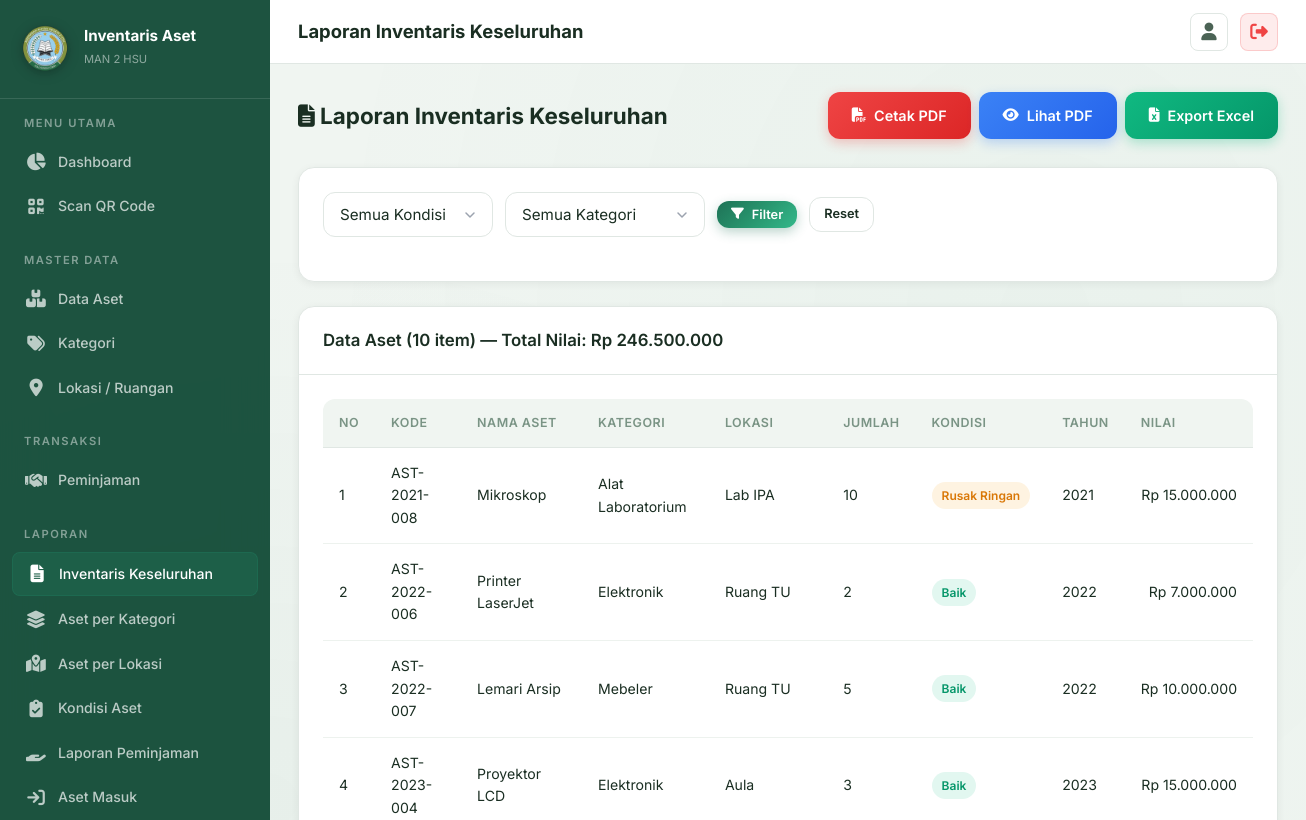
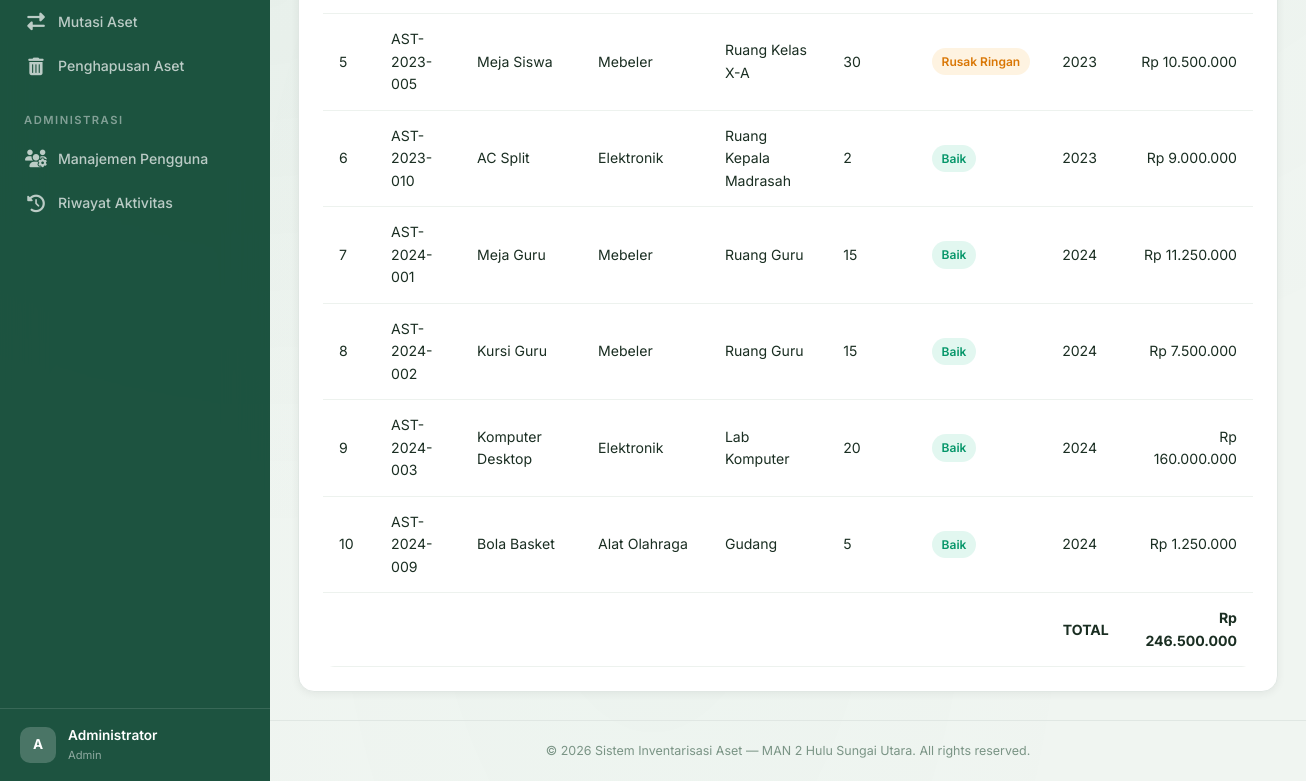
The app's page /pages/laporan/aset_keseluruhan.php (signed in), older data (2 pictures, top to bottom).
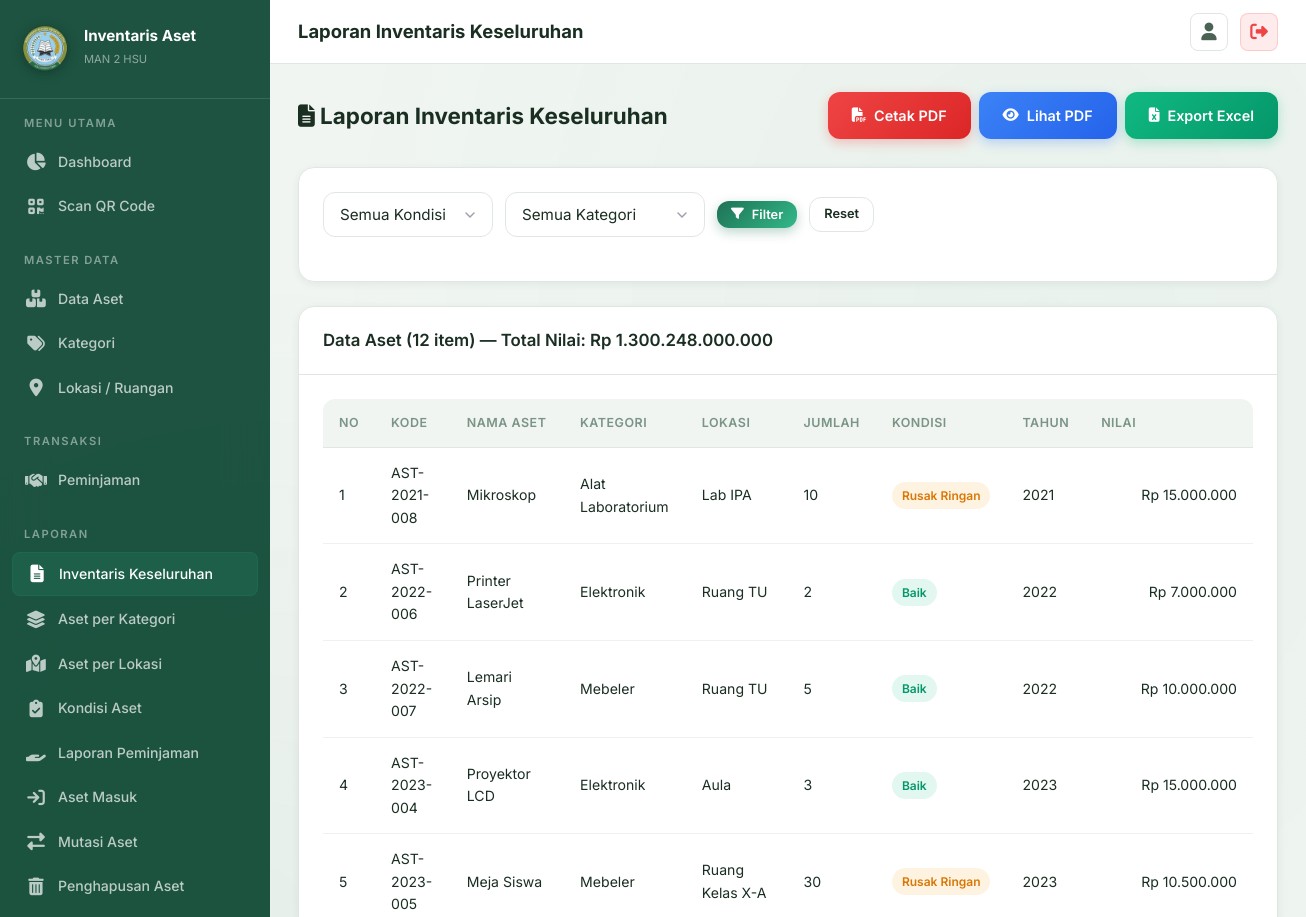
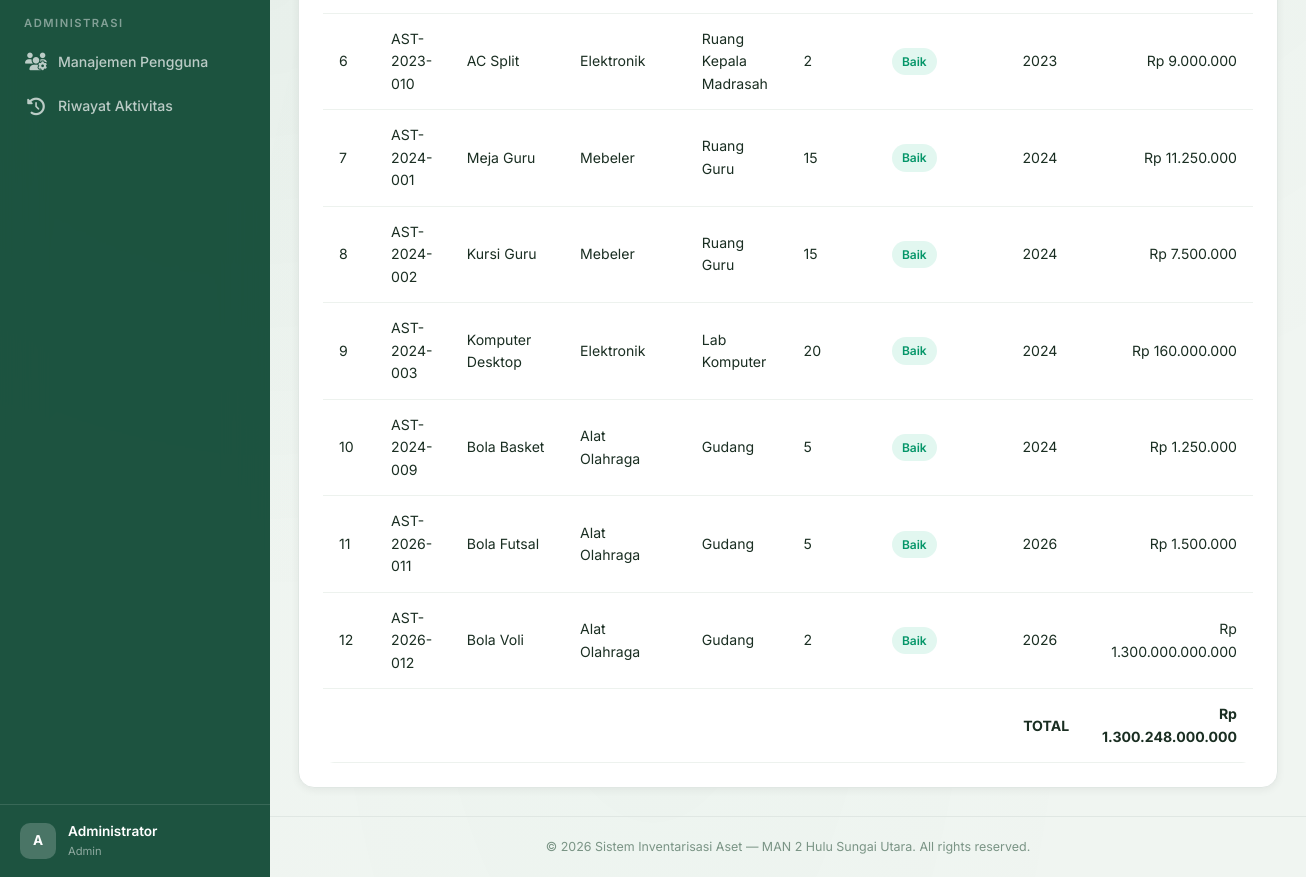
The same page, newer data (2 pictures, top to bottom).
### tables this page shows
CREATE TABLE `aset` (
  `id` int NOT NULL,
  `kode_aset` varchar(50) NOT NULL,
  `nama_aset` varchar(150) NOT NULL,
  `id_kategori` int DEFAULT NULL,
  `id_lokasi` int DEFAULT NULL,
  `jumlah` int NOT NULL DEFAULT '1',
  `kondisi` enum('Baik','Rusak Ringan','Rusak Berat') NOT NULL DEFAULT 'Baik',
  `tahun_perolehan` year DEFAULT NULL,
  `nilai_perolehan` decimal(15,2) DEFAULT '0.00',
  `sumber_dana` varchar(100) DEFAULT NULL,
  `gambar` varchar(255) DEFAULT NULL,
  `keterangan` text,
  `qr_code_path` varchar(255) DEFAULT NULL,
  `created_at` timestamp NULL DEFAULT CURRENT_TIMESTAMP,
  `updated_at` timestamp NULL DEFAULT CURRENT_TIMESTAMP ON UPDATE CURRENT_TIMESTAMP,
  `deleted_at` timestamp NULL DEFAULT NULL
);

CREATE TABLE `kategori` (
  `id` int NOT NULL,
  `nama_kategori` varchar(100) NOT NULL,
  `keterangan` text,
  `created_at` timestamp NULL DEFAULT CURRENT_TIMESTAMP
);

CREATE TABLE `lokasi` (
  `id` int NOT NULL,
  `nama_lokasi` varchar(100) NOT NULL,
  `keterangan` text,
  `created_at` timestamp NULL DEFAULT CURRENT_TIMESTAMP
);

### config/database.php (called while the page is built, shortened)
<?php
function formatRupiah($angka) {
    return 'Rp ' . number_format($angka, 0, ',', '.');
}
?>

### pages/laporan/aset_keseluruhan.php (the view, shortened to what this page needs)
<?php
$pageTitle = 'Laporan Inventaris Keseluruhan';
$pdo = getConnection();
$filterKondisi = $_GET['kondisi'] ?? '';
$filterKategori = $_GET['kategori'] ?? '';
$where = "WHERE a.deleted_at IS NULL";
$params = [];
$stmt = $pdo->prepare("SELECT a.*, k.nama_kategori, l.nama_lokasi FROM aset a
    LEFT JOIN kategori k ON a.id_kategori = k.id LEFT JOIN lokasi l ON a.id_lokasi = l.id
    $where ORDER BY a.kode_aset");
$stmt->execute($params);
$data = $stmt->fetchAll();
$totalNilai = 0;
foreach ($data as $d) { $totalNilai += $d['nilai_perolehan'] * $d['jumlah']; }
require_once __DIR__ . '/../../includes/header.php';
require_once __DIR__ . '/../../includes/sidebar.php';
?>
<div class="page-header">
    <div><h2><i class="fas fa-file-lines"></i> Laporan Inventaris Keseluruhan</h2></div>
    <div class="btn-group no-print">
        <a href="export_pdf.php?type=keseluruhan&kondisi=<?= urlencode($filterKondisi) ?>&kategori=<?= urlencode($filterKategori) ?>" class="btn btn-danger"><i class="fas fa-file-pdf"></i> Cetak PDF</a>
        <a href="export_pdf.php?type=keseluruhan&kondisi=<?= urlencode($filterKondisi) ?>&kategori=<?= urlencode($filterKategori) ?>&view=1" target="_blank" class="btn btn-info"><i class="fas fa-eye"></i> Lihat PDF</a>
        <a href="export_excel.php?type=keseluruhan&kondisi=<?= urlencode($filterKondisi) ?>&kategori=<?= urlencode($filterKategori) ?>" class="btn btn-success"><i class="fas fa-file-excel"></i> Export Excel</a>
    </div>
</div>
<div class="card mb-4 no-print"><div class="card-body">
    <form method="GET" class="search-bar">
        <select class="form-control" name="kondisi" style="max-width:170px;">
            <option value="">Semua Kondisi</option>
        </select>
        <select class="form-control" name="kategori" style="max-width:200px;">
            <option value="">Semua Kategori</option>
        </select>
        <button type="submit" class="btn btn-primary btn-sm"><i class="fas fa-filter"></i> Filter</button>
        <a href="aset_keseluruhan.php" class="btn btn-secondary btn-sm">Reset</a>
    </form>
</div></div>
<div class="card animate-fadeInUp"><div class="card-header"><h3>Data Aset (<?= count($data) ?> item) — Total Nilai: <?= formatRupiah($totalNilai) ?></h3></div>
<div class="card-body"><div class="table-wrapper">
    <table><thead><tr><th>No</th><th>Kode</th><th>Nama Aset</th><th>Kategori</th><th>Lokasi</th><th>Jumlah</th><th>Kondisi</th><th>Tahun</th><th>Nilai</th></tr></thead>
    <tbody>
        <?php foreach ($data as $i => $a): ?>
        <tr>
            <td><?= $i+1 ?></td>
            <td><?= htmlspecialchars($a['kode_aset']) ?></td>
            <td><?= htmlspecialchars($a['nama_aset']) ?></td>
            <td><?= htmlspecialchars($a['nama_kategori'] ?? '-') ?></td>
            <td><?= htmlspecialchars($a['nama_lokasi'] ?? '-') ?></td>
            <td><?= $a['jumlah'] ?></td>
            <td><span class="badge badge-<?= $a['kondisi'] === 'Baik' ? 'success' : ($a['kondisi'] === 'Rusak Ringan' ? 'warning' : 'danger') ?>"><?= $a['kondisi'] ?></span></td>
            <td><?= $a['tahun_perolehan'] ?? '-' ?></td>
            <td style="text-align:right;"><?= formatRupiah($a['nilai_perolehan'] * $a['jumlah']) ?></td>
        </tr>
        <?php endforeach; ?>
        <tr style="font-weight:700;"><td colspan="8" class="text-right">TOTAL</td><td style="text-align:right;"><?= formatRupiah($totalNilai) ?></td></tr>
    </tbody></table>
</div></div></div>
<?php require_once __DIR__ . '/../../includes/footer.php'; ?>

### includes/header.php (shortened to what this page needs)
<?php
require_once __DIR__ . '/../config/database.php';
$currentPage = basename($_SERVER['PHP_SELF'], '.php');
$currentDir = basename(dirname($_SERVER['PHP_SELF']));
?>
<!DOCTYPE html>
<html lang="id">
<head>
    <link rel="stylesheet" href="/inventaris-aset-man2hsu/assets/css/style.css">
    <link rel="stylesheet" href="https://cdnjs.cloudflare.com/ajax/libs/font-awesome/6.5.1/css/all.min.css">
</head>
<body>
    <div class="app-layout">

### includes/sidebar.php (shortened to what this page needs)
<aside class="sidebar">
    <div class="sidebar-header">
        <div class="sidebar-logo">
            <img src="/inventaris-aset-man2hsu/assets/uploads/logo.png" alt="Logo MAN 2 HSU" class="logo-img">
        </div>
        <div class="sidebar-brand">
            <h2>Inventaris Aset</h2>
            <small>MAN 2 HSU</small>
        </div>
    </div>
    <nav class="sidebar-nav">
        <div class="nav-section">
            <div class="nav-section-title">Menu Utama</div>
            <a href="/inventaris-aset-man2hsu/pages/dashboard.php"
               class="nav-link <?= ($currentPage === 'dashboard') ? 'active' : '' ?>">
                <span class="nav-icon"><i class="fas fa-chart-pie"></i></span>
                Dashboard
            </a>
            <a href="/inventaris-aset-man2hsu/pages/scan_qr.php"
               class="nav-link <?= ($currentPage === 'scan_qr') ? 'active' : '' ?>">
                <span class="nav-icon"><i class="fas fa-qrcode"></i></span>
                Scan QR Code
            </a>
        </div>
        <div class="nav-section">
            <div class="nav-section-title">Master Data</div>
            <a href="/inventaris-aset-man2hsu/pages/aset/index.php"
               class="nav-link <?= ($currentDir === 'aset') ? 'active' : '' ?>">
                <span class="nav-icon"><i class="fas fa-boxes-stacked"></i></span>
                Data Aset
            </a>
            <a href="/inventaris-aset-man2hsu/pages/kategori/index.php"
               class="nav-link <?= ($currentDir === 'kategori') ? 'active' : '' ?>">
                <span class="nav-icon"><i class="fas fa-tags"></i></span>
                Kategori
            </a>
            <a href="/inventaris-aset-man2hsu/pages/lokasi/index.php"
               class="nav-link <?= ($currentDir === 'lokasi') ? 'active' : '' ?>">
                <span class="nav-icon"><i class="fas fa-location-dot"></i></span>
                Lokasi / Ruangan
            </a>
        </div>
        <div class="nav-section">
            <div class="nav-section-title">Transaksi</div>
            <a href="/inventaris-aset-man2hsu/pages/peminjaman/index.php"
               class="nav-link <?= ($currentDir === 'peminjaman') ? 'active' : '' ?>">
                <span class="nav-icon"><i class="fas fa-handshake"></i></span>
                Peminjaman
            </a>
        </div>
        <div class="nav-section">
            <div class="nav-section-title">Laporan</div>
            <a href="/inventaris-aset-man2hsu/pages/laporan/aset_keseluruhan.php"
               class="nav-link <?= ($currentDir === 'laporan' && $currentPage === 'aset_keseluruhan') ? 'active' : '' ?>">
                <span class="nav-icon"><i class="fas fa-file-lines"></i></span>
                Inventaris Keseluruhan
            </a>
            <a href="/inventaris-aset-man2hsu/pages/laporan/aset_per_kategori.php"
               class="nav-link <?= ($currentDir === 'laporan' && $currentPage === 'aset_per_kategori') ? 'active' : '' ?>">
                <span class="nav-icon"><i class="fas fa-layer-group"></i></span>
                Aset per Kategori
            </a>
            <a href="/inventaris-aset-man2hsu/pages/laporan/aset_per_lokasi.php"
               class="nav-link <?= ($currentDir === 'laporan' && $currentPage === 'aset_per_lokasi') ? 'active' : '' ?>">
                <span class="nav-icon"><i class="fas fa-map-location-dot"></i></span>
                Aset per Lokasi
            </a>
            <a href="/inventaris-aset-man2hsu/pages/laporan/kondisi_aset.php"
               class="nav-link <?= ($currentDir === 'laporan' && $currentPage === 'kondisi_aset') ? 'active' : '' ?>">
                <span class="nav-icon"><i class="fas fa-clipboard-check"></i></span>
                Kondisi Aset
            </a>
            <a href="/inventaris-aset-man2hsu/pages/laporan/peminjaman.php"
               class="nav-link <?= ($currentDir === 'laporan' && $currentPage === 'peminjaman') ? 'active' : '' ?>">
                <span class="nav-icon"><i class="fas fa-hand-holding"></i></span>
                Laporan Peminjaman
            </a>
            <a href="/inventaris-aset-man2hsu/pages/laporan/aset_masuk.php"
               class="nav-link <?= ($currentDir === 'laporan' && $currentPage === 'aset_masuk') ? 'active' : '' ?>">
                <span class="nav-icon"><i class="fas fa-arrow-right-to-bracket"></i></span>
                Aset Masuk
            </a>
            <a href="/inventaris-aset-man2hsu/pages/laporan/mutasi_aset.php"
               class="nav-link <?= ($currentDir === 'laporan' && $currentPage === 'mutasi_aset') ? 'active' : '' ?>">
                <span class="nav-icon"><i class="fas fa-right-left"></i></span>
                Mutasi Aset
            </a>
            <a href="/inventaris-aset-man2hsu/pages/laporan/penghapusan_aset.php"
               class="nav-link <?= ($currentDir === 'laporan' && $currentPage === 'penghapusan_aset') ? 'active' : '' ?>">
                <span class="nav-icon"><i class="fas fa-trash-can"></i></span>
                Penghapusan Aset
            </a>
        </div>
        <?php if ($_SESSION['user_role'] === 'admin'): ?>
        <div class="nav-section">
            <div class="nav-section-title">Administrasi</div>
            <a href="/inventaris-aset-man2hsu/pages/pengguna/index.php"
               class="nav-link <?= ($currentDir === 'pengguna') ? 'active' : '' ?>">
                <span class="nav-icon"><i class="fas fa-users-gear"></i></span>
                Manajemen Pengguna
            </a>
            <a href="/inventaris-aset-man2hsu/pages/riwayat.php"
               class="nav-link <?= ($currentPage === 'riwayat') ? 'active' : '' ?>">
                <span class="nav-icon"><i class="fas fa-clock-rotate-left"></i></span>
                Riwayat Aktivitas
            </a>
        </div>
        <?php endif; ?>
    </nav>
    <div class="sidebar-footer">
        <div class="sidebar-user">
            <div class="user-avatar">
                <?= strtoupper(substr($_SESSION['user_nama'] ?? 'U', 0, 1)) ?>
            </div>
            <div class="user-info">
                <div class="user-name"><?= htmlspecialchars($_SESSION['user_nama'] ?? 'User') ?></div>
                <div class="user-role"><?= htmlspecialchars($_SESSION['user_role'] ?? 'petugas') ?></div>
            </div>
        </div>
    </div>
</aside>
<div class="main-content">
    <header class="topbar">
        <div class="topbar-left">
            <div class="topbar-title">
                <h1><?= $pageTitle ?? 'Dashboard' ?></h1>
            </div>
        </div>
        <div class="topbar-right">
            <a href="/inventaris-aset-man2hsu/pages/profil.php" class="topbar-btn" title="Profil">
                <i class="fas fa-user"></i>
            </a>
            <a href="/inventaris-aset-man2hsu/includes/header.php?logout=1" class="topbar-btn btn-logout" title="Logout">
                <i class="fas fa-right-from-bracket"></i>
            </a>
        </div>
    </header>
    <div class="page-content">

### includes/footer.php (shortened to what this page needs)
            </div>
            <footer class="app-footer">
                <p>&copy; <?= date('Y') ?> Sistem Inventarisasi Aset — MAN 2 Hulu Sungai Utara. All rights reserved.</p>
            </footer>
        </div>
    </div>
</body>
</html>

Row changes from the older to the newer data that the page shows:
added aset: kode_aset "AST-2026-011", nama_aset "Bola Futsal", id_kategori.nama_kategori "Alat Olahraga", id_lokasi.nama_lokasi "Gudang", jumlah "5", kondisi "Baik", tahun_perolehan "2026", formatRupiah($a['nilai_perolehan'] * $a['jumlah']) "Rp 1.500.000"
added aset: kode_aset "AST-2026-012", nama_aset "Bola Voli", id_kategori.nama_kategori "Alat Olahraga", id_lokasi.nama_lokasi "Gudang", jumlah "2", kondisi "Baik", tahun_perolehan "2026", formatRupiah($a['nilai_perolehan'] * $a['jumlah']) "Rp 1.300.000.000.000"
Text that changed along with them:
count($data): "10" → "12"
formatRupiah($totalNilai): "Rp 246.500.000" → "Rp 1.300.248.000.000"
